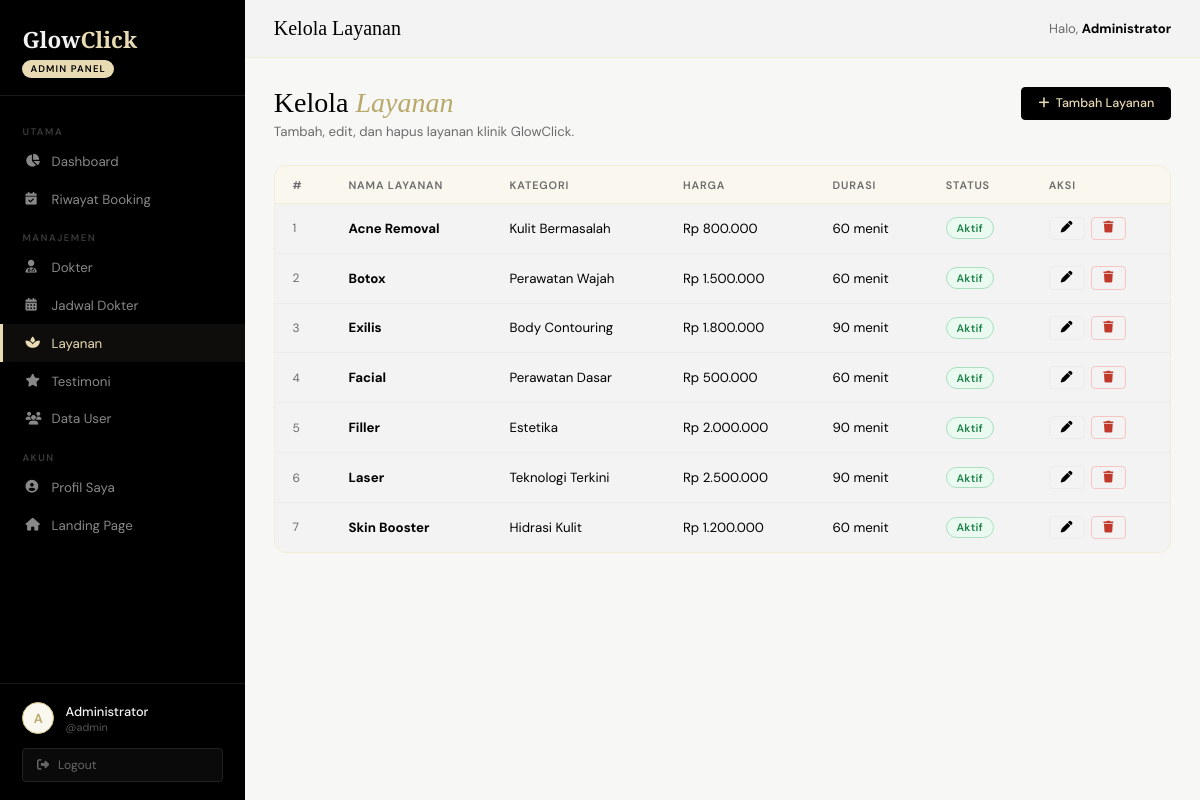
/app/pages/admin/layanan.php (signed in), run on the app's committed database.
### tables this page shows
CREATE TABLE IF NOT EXISTS layanan (
    id INT UNSIGNED AUTO_INCREMENT PRIMARY KEY,
    nama VARCHAR(100) NOT NULL,
    kategori VARCHAR(100) NOT NULL,
    deskripsi TEXT NULL,
    harga INT UNSIGNED NOT NULL DEFAULT 0,
    durasi_menit SMALLINT NOT NULL DEFAULT 60,
    is_aktif TINYINT(1) NOT NULL DEFAULT 1,
    created_at DATETIME NOT NULL DEFAULT CURRENT_TIMESTAMP
);

### app/pages/admin/layanan.php (the view, shortened to what this page needs)
<?php
$conn = getDB();
$layanan_list = $conn ? $conn->query("SELECT * FROM layanan ORDER BY nama") : null;
include '_header.php';
?>
<div class="page-header">
  <div class="page-header-text">
    <h1>Kelola <em>Layanan</em></h1>
    <p>Tambah, edit, dan hapus layanan klinik GlowClick.</p>
  </div>
  <button class="btn btn-primary" onclick="openModal('modalTambah')"><i class="fa-solid fa-plus"></i> Tambah Layanan</button>
</div>
<div class="card">
  <div class="table-wrap"><table>
    <thead><tr><th>#</th><th>Nama Layanan</th><th>Kategori</th><th>Harga</th><th>Durasi</th><th>Status</th><th>Aksi</th></tr></thead>
    <tbody>
    <?php if ($layanan_list && $layanan_list->num_rows > 0): $no=1; while ($l = $layanan_list->fetch_assoc()): ?>
    <tr>
      <td style="color:var(--gray-soft);font-size:.75rem;"><?= $no++ ?></td>
      <td><strong><?= htmlspecialchars($l['nama']) ?></strong></td>
      <td><?= htmlspecialchars($l['kategori']) ?></td>
      <td>Rp <?= number_format($l['harga'],0,',','.') ?></td>
      <td><?= $l['durasi_menit'] ?> menit</td>
      <td><span class="badge badge-<?= $l['is_aktif']?'aktif':'batal' ?>"><?= $l['is_aktif']?'Aktif':'Nonaktif' ?></span></td>
      <td>
        <div style="display:flex;gap:.4rem;">
          <button class="btn btn-outline btn-sm" onclick='openEdit(<?= json_encode($l) ?>)'><i class="fa-solid fa-pen"></i></button>
          <button class="btn btn-danger btn-sm" onclick="openHapus(<?= $l['id'] ?>,'<?= addslashes($l['nama']) ?>')"><i class="fa-solid fa-trash"></i></button>
        </div>
      </td>
    </tr>
    <?php endwhile; else: ?>
    <tr><td colspan="7"><div class="empty-state"><i class="fa-solid fa-spa"></i><p>Belum ada layanan.</p></div></td></tr>
    <?php endif; ?>
    </tbody>
  </table></div>
</div>
<?php if($conn)$conn->close(); include '_footer.php'; ?>

### assets/style/dashboard.css (style rules this page uses)
:root { --gold: #E8DBB3; --gold-light: #F2EDD5; --gold-pale: #FAF7EE; --gold-mid: #D4C48A; --gold-deep: #B8A86A; --white: #F3F3F3; --black: #000000; --gray-soft: #6B6B6B; --gray-light: #ECECEC; --danger: #c0392b; --danger-bg: #fdedec; --success: #1e8449; --success-bg: #eafaf1; --sidebar-w: 245px; --font-display: 'Cormorant Garamond', serif; --font-body: 'DM Sans', sans-serif; --transition: 0.3s cubic-bezier(0.4,0,0.2,1); --radius: 4px; --radius-lg: 12px; }
*,*::before,*::after { box-sizing:border-box;margin:0;padding:0; }
html { scroll-behavior:smooth; }
body { font-family:var(--font-body);background:#f7f7f5;color:var(--black);display:flex;min-height:100vh; }
.page-header { margin-bottom:1.6rem;display:flex;align-items:flex-start;justify-content:space-between;flex-wrap:wrap;gap:1rem; }
.page-header-text h1 { font-family:var(--font-display);font-size:1.75rem;font-weight:300; }
.page-header-text h1 em { font-style:italic;color:var(--gold-deep); }
.page-header-text p { font-size:.83rem;color:var(--gray-soft);margin-top:.25rem; }
.card { background:var(--white);border:1px solid var(--gold-light);border-radius:var(--radius-lg);overflow:hidden;margin-bottom:1.6rem; }
.table-wrap { overflow-x:auto; }
table { width:100%;border-collapse:collapse;font-size:.83rem; }
thead th { background:var(--gold-pale);padding:.7rem 1.1rem;text-align:left;font-size:.68rem;font-weight:600;text-transform:uppercase;letter-spacing:.08em;color:var(--gray-soft);border-bottom:1px solid var(--gold-light);white-space:nowrap; }
tbody td { padding:.8rem 1.1rem;border-bottom:1px solid var(--gray-light);vertical-align:middle; }
tbody tr:last-child td { border-bottom:none; }
.badge { display:inline-flex;align-items:center;gap:.25rem;padding:.18rem .6rem;border-radius:100px;font-size:.68rem;font-weight:600;letter-spacing:.03em;white-space:nowrap; }
.badge-aktif { background:var(--success-bg);color:var(--success);border:1px solid #a9dfbf; }
.btn { display:inline-flex;align-items:center;gap:.4rem;padding:.48rem 1rem;border-radius:var(--radius);font-family:var(--font-body);font-size:.78rem;font-weight:500;cursor:pointer;border:1.5px solid transparent;transition:all var(--transition);white-space:nowrap; }
.btn-primary { background:var(--black);color:var(--gold);border-color:var(--black); }
.btn-outline { background:transparent;color:var(--black);border-color:var(--gray-light); }
.btn-danger { background:transparent;color:var(--danger);border-color:#f5c6c2; }
.btn-sm { padding:.3rem .7rem;font-size:.73rem; }

### data on the page
layanan: nama "Acne Removal", kategori "Kulit Bermasalah", harga "800.000", durasi_menit "60", is_aktif "Aktif"
layanan: nama "Botox", kategori "Perawatan Wajah", harga "1.500.000", durasi_menit "60", is_aktif "Aktif"
layanan: nama "Exilis", kategori "Body Contouring", harga "1.800.000", durasi_menit "90", is_aktif "Aktif"
layanan: nama "Facial", kategori "Perawatan Dasar", harga "500.000", durasi_menit "60", is_aktif "Aktif"
layanan: nama "Filler", kategori "Estetika", harga "2.000.000", durasi_menit "90", is_aktif "Aktif"
layanan: nama "Laser", kategori "Teknologi Terkini", harga "2.500.000", durasi_menit "90", is_aktif "Aktif"
layanan: nama "Skin Booster", kategori "Hidrasi Kulit", harga "1.200.000", durasi_menit "60", is_aktif "Aktif"

### other printed values
substr($_SESSION['nama_lengkap']??'A',0,1) "A"
$_SESSION['nama_lengkap'] "Administrator"
$_SESSION['username'] "admin"
$page_title "Kelola Layanan"
